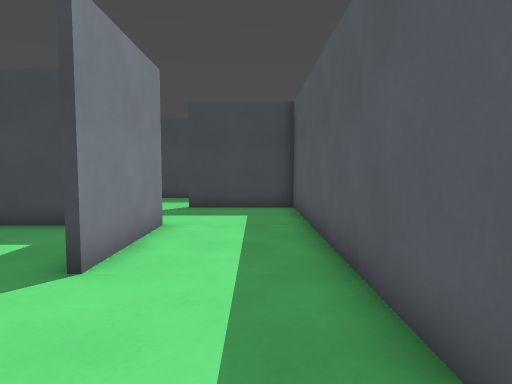
View 1 (above)

24 first-person views from a walk through a level from a Godot 3-D game. The camera is 1.3 m above the floor, tilts 4° down and sees 75° across. The floor is counted in squares, 0.9 m on a side. Each view is taken from the middle of a square. On the plan, view 1 faces up. The plan holds only what a view shows up to about 15 squares ahead; the rest is blank. Characters and animated objects are not drawn.

View 2
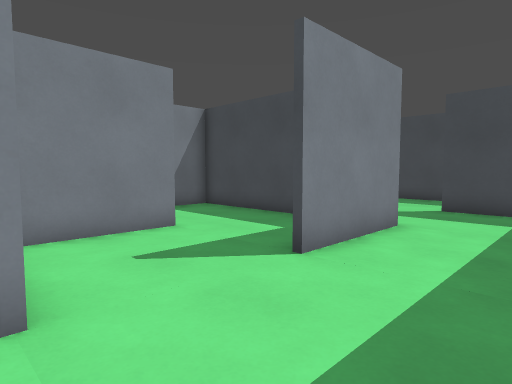

View 3
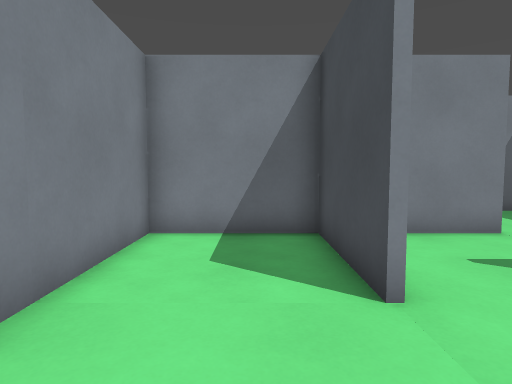

View 4
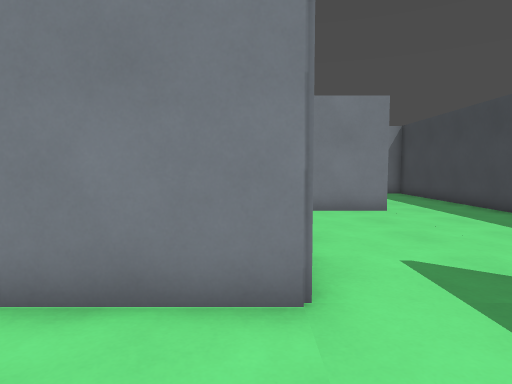

View 5
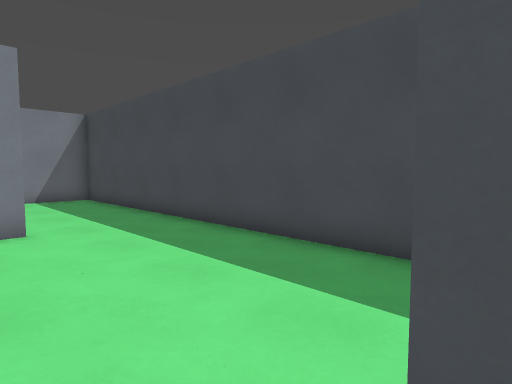

View 6
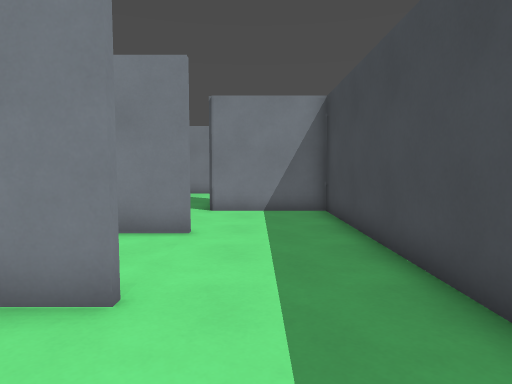

View 7
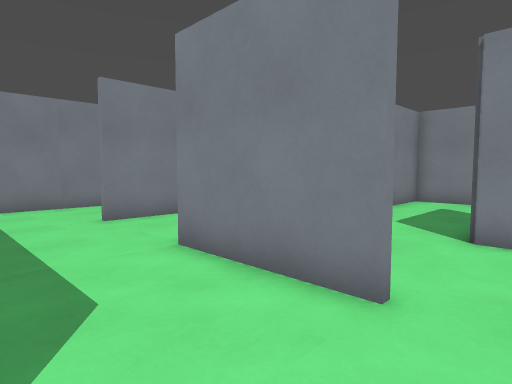

View 8
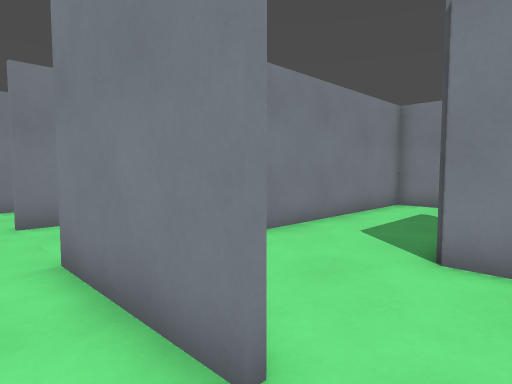

View 9
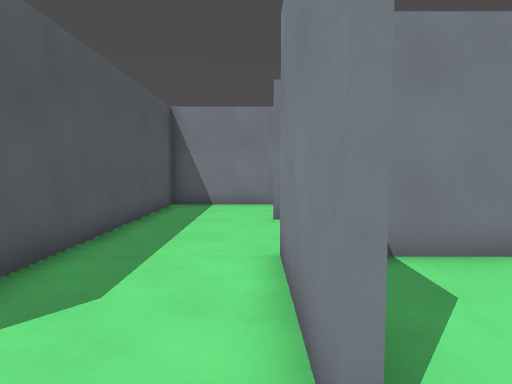

View 10
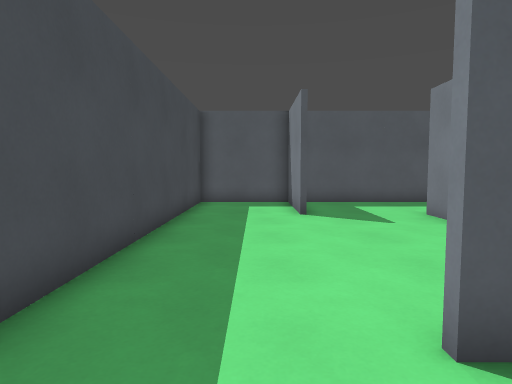

View 11
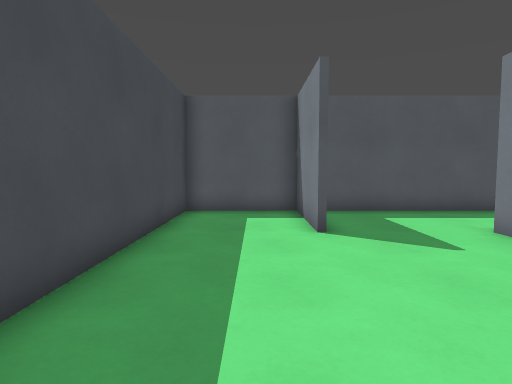

View 12
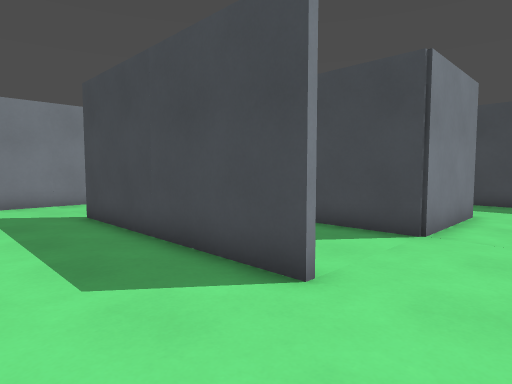

View 13
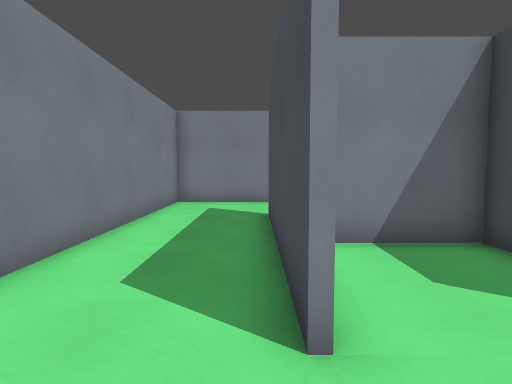

View 14
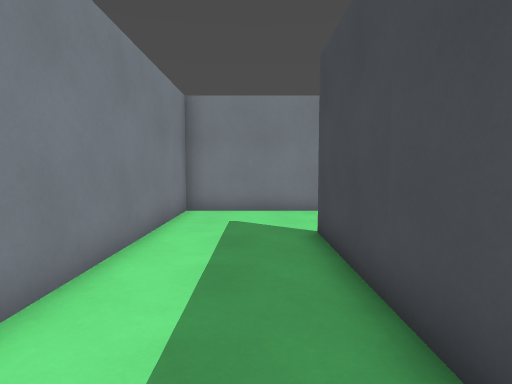

View 15
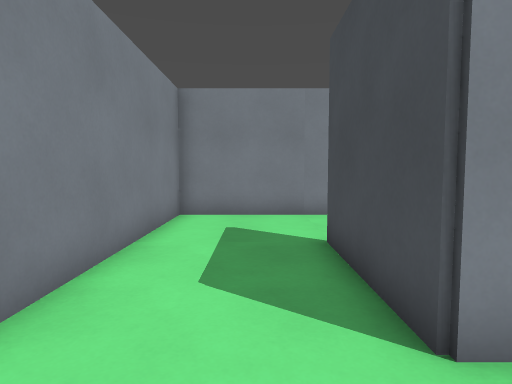

View 16
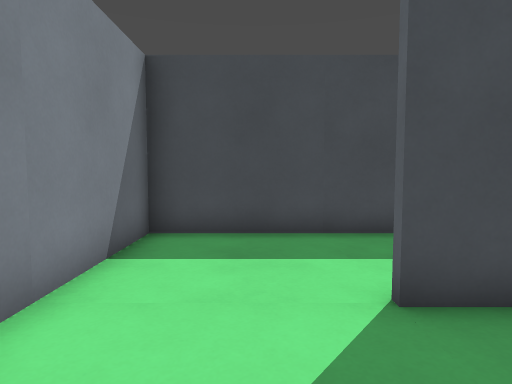

View 17
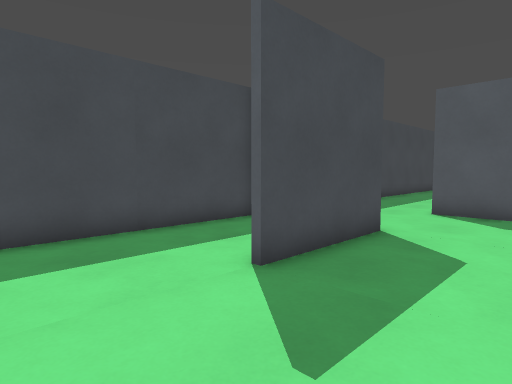

View 18
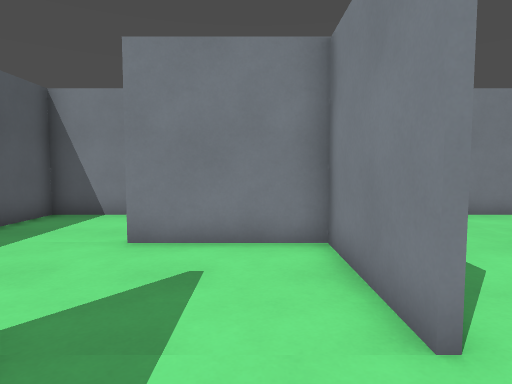

View 19
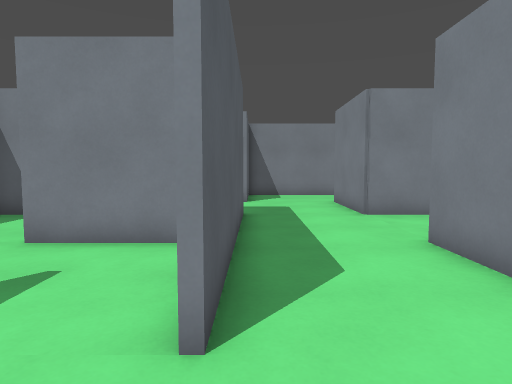

View 20
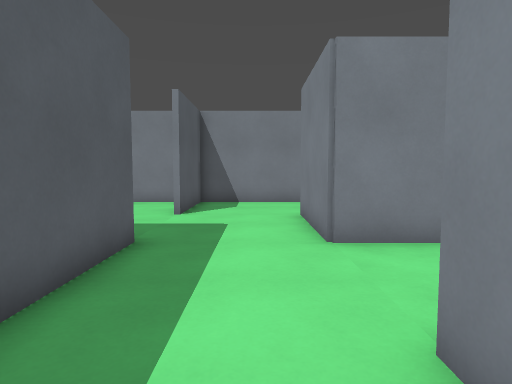

View 21
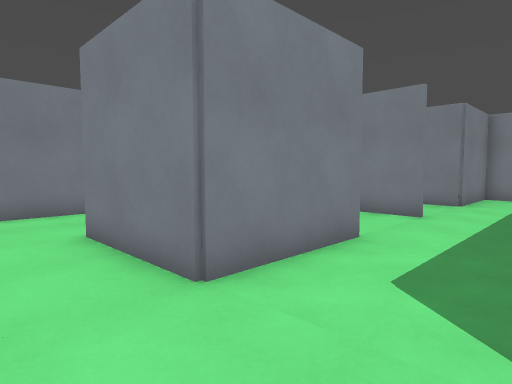

View 22
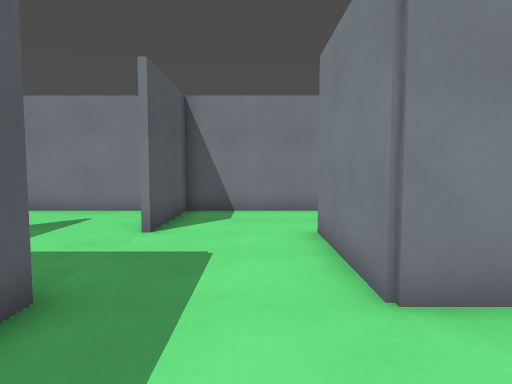

View 23
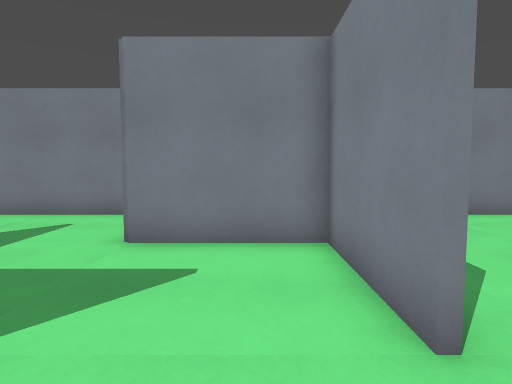

View 24
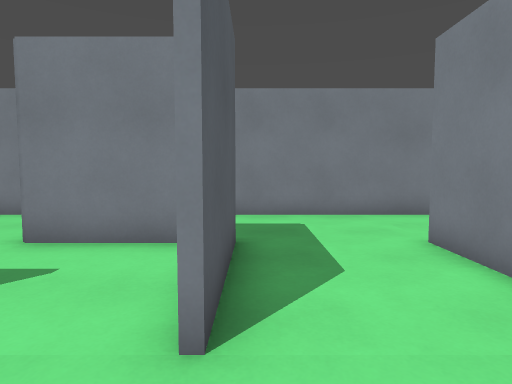

### Floor plan
Points are (right, up) in squares from view 1. A wall is a line through its corners. A room is listed if a view was taken in it or the views show most of it. See-through windows are left out.
Room 1 (views 1, 2, 3, 4, 5, 6, 7, 8, 9, 10, 11, 12, 13, 14, 15, 16, 17, 18, 19, 20, 21, 22, 23, 24)
walls: (-10.4, 2.6) (-10.4, 0.5); (-14.4, 4.4) (-22.5, 4.4); (-16.9, 4.5) (-14.5, 4.5); (-6.4, 4.6) (-6.4, -3.4) (1.4, -3.4) (1.4, -1.2); (-6.5, 0.6) (-2.5, 0.6); (-14.6, -3.4) (-10.4, -3.4) (-10.4, -7.5); (-14.6, 10.4) (-14.6, 12.5); (-6.6, -3.5) (-6.6, 4.5); (-4.8, 8.4) (-10.4, 8.4) (-10.4, 6.9); (-18.4, -3.4) (-18.4, -7.4) (-14.4, -7.4); (-10.6, 12) (-10.6, 12.5); (-10.4, 12.6) (-10.4, 9.9); (-2.5, 0.4) (-6.5, 0.4); (-14.4, 12.6) (-14.4, 8.4) (-18.4, 8.4) (-18.4, 5.5); (-3.8, 8.6) (-2.4, 8.6) (-2.4, 4.5); (-18.6, -7.5) (-18.6, -3.5); (-2.5, 12.5) (1.4, 12.5) (1.4, 16.4) (-18.4, 16.4) (-18.4, 12.4) (-22.5, 12.4); (1.4, 1.8) (1.4, 12.4) (-2.5, 12.4); (-12.9, -11.4) (-6.6, -11.4) (-6.6, -7.5); (-26.4, 5.8) (-26.4, 0.6) (-10.6, 0.6) (-10.6, 9.8); (-18.8, 16.4) (-26.4, 16.4) (-26.4, 8.6) (-16.1, 8.6); (-25.9, -3.4) (-22.4, -3.4) (-22.4, -7.5); (-26.4, -2.4) (-26.4, -2.9); (-5.5, -11.4) (-1.1, -11.4); (-25, -11.4) (-18.4, -11.4)

Where each view was taken, in squares from view 1:
view 1: 0 up, 0 right, facing up
view 2: 0 up, 1 right, facing up-left
view 3: 1 down, 1 right, facing left
view 4: 8 up, 1 right, facing left
view 5: 11 up, 2 left, facing up-left
view 6: 14 up, 7 left, facing left
view 7: 14 up, 11 left, facing down-left
view 8: 14 up, 13 left, facing down-left
view 9: 14 up, 14 left, facing down
view 10: 14 up, 13 left, facing right
view 11: 14 up, 10 left, facing right
view 12: 1 up, 12 left, facing up-left
view 13: 4 up, 12 left, facing left
view 14: 3 up, 15 left, facing left
view 15: 11 up, 16 left, facing left
view 16: 9 up, 24 left, facing up
view 17: 9 up, 26 left, facing up-right
view 18: 7 up, 5 left, facing down
view 19: 7 up, 7 left, facing down
view 20: 3 up, 9 left, facing down
view 21: 0 up, 8 left, facing down-left
view 22: 0 up, 9 left, facing down
view 23: 1 down, 17 left, facing down
view 24: 1 down, 19 left, facing down
